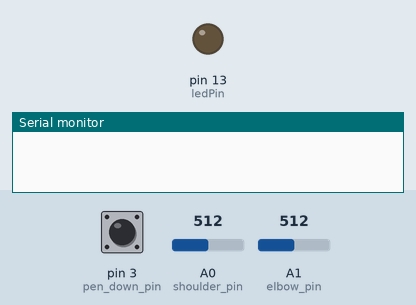
This sketch was run on a simulated Arduino Uno, built with avr-gcc and run on an emulated ATmega328P. Shown: output pins drawn as LEDs (lit = HIGH), the last lines printed to the serial monitor. The inputs (shaded band) are chosen by the test bench; at power-on: pin 3 (pen_down_pin) LOW, A0 (shoulder_pin) = 512, A1 (elbow_pin) = 512.

Above: at 1.2 s.
1.3 s: pin 3 (pen_down_pin) pulled HIGH for 0.15 s
At 1.37 s:
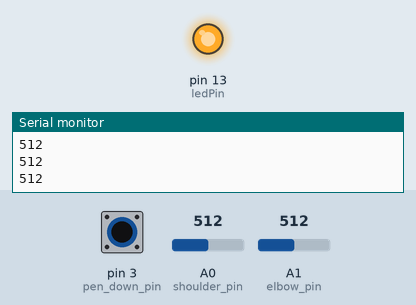
2.9 s: pin 3 (pen_down_pin) pulled HIGH for 3.2 s
At 7.2 s:
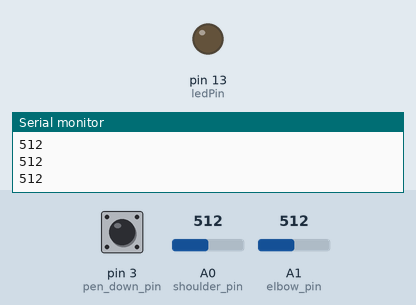
Timing chart, 0 to 8.7 s (numbered marks = the images above; inputs shaded):
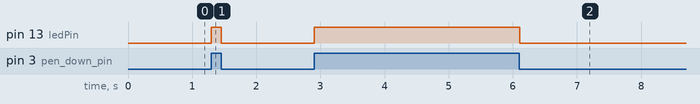

The sketch:

pot_calibration_arduino.ino
```cpp
const int shoulder_pin = A0;
const int elbow_pin = A1;
const int pen_down_pin = 3;
const int ledPin =  13; //https://www.arduino.cc/en/Tutorial/BuiltInExamples/Button


void setup() {
  pinMode(shoulder_pin, INPUT);
  pinMode(elbow_pin, INPUT);
  pinMode(pen_down_pin, INPUT);
  pinMode(ledPin, OUTPUT); //https://www.arduino.cc/en/Tutorial/BuiltInExamples/Button
  Serial.begin(9600);

}


void loop() {
  if(digitalRead(pen_down_pin) == HIGH){
    digitalWrite(ledPin, HIGH); // visual indication (if statment has been reached)
    Serial.println(analogRead(shoulder_pin));
    Serial.println(analogRead(elbow_pin));
  }
  else{
    digitalWrite(ledPin, LOW);
  }

}
```

Measured:
- after the input at 1.3 s, pin 13 (ledPin): LOW → HIGH at once, → LOW 0.15 s later
- after the input at 2.9 s, pin 13 (ledPin): LOW → HIGH at once, → LOW 3.2 s later
